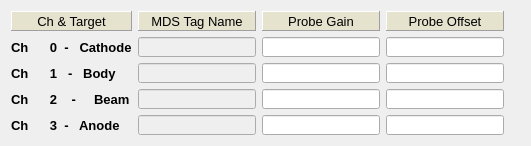
   <widget class="QWidget" name="layoutWidget_2" >
    <property name="geometry" >
     <rect>
      <x>5</x>
      <y>10</y>
      <width>531</width>
      <height>126</height>
     </rect>
    </property>
    <layout class="QGridLayout" >
     <item row="0" column="0" >
      <widget class="QLabel" name="label_41" >
       <property name="minimumSize" >
        <size>
         <width>0</width>
         <height>20</height>
        </size>
       </property>
       <property name="maximumSize" >
        <size>
         <width>200</width>
         <height>20</height>
        </size>
       </property>
       <property name="palette" >
        <palette>
         <active>
          <colorrole role="Base" >
           <brush brushstyle="SolidPattern" >
            <color alpha="255" >
             <red>255</red>
             <green>255</green>
             <blue>127</blue>
            </color>
           </brush>
          </colorrole>
          <colorrole role="Window" >
           <brush brushstyle="SolidPattern" >
            <color alpha="255" >
             <red>229</red>
             <green>226</green>
             <blue>206</blue>
            </color>
           </brush>
          </colorrole>
          <colorrole role="Shadow" >
           <brush brushstyle="SolidPattern" >
            <color alpha="255" >
             <red>127</red>
             <green>129</green>
             <blue>107</blue>
            </color>
           </brush>
          </colorrole>
         </active>
         <inactive>
          <colorrole role="Base" >
           <brush brushstyle="SolidPattern" >
            <color alpha="255" >
             <red>255</red>
             <green>255</green>
             <blue>255</blue>
            </color>
           </brush>
          </colorrole>
          <colorrole role="Window" >
           <brush brushstyle="SolidPattern" >
            <color alpha="255" >
             <red>229</red>
             <green>226</green>
             <blue>206</blue>
            </color>
           </brush>
          </colorrole>
          <colorrole role="Shadow" >
           <brush brushstyle="SolidPattern" >
            <color alpha="255" >
             <red>127</red>
             <green>129</green>
             <blue>107</blue>
            </color>
           </brush>
          </colorrole>
         </inactive>
         <disabled>
          <colorrole role="Base" >
           <brush brushstyle="SolidPattern" >
            <color alpha="255" >
             <red>229</red>
             <green>226</green>
             <blue>206</blue>
            </color>
           </brush>
          </colorrole>
          <colorrole role="Window" >
           <brush brushstyle="SolidPattern" >
            <color alpha="255" >
             <red>229</red>
             <green>226</green>
             <blue>206</blue>
            </color>
           </brush>
          </colorrole>
          <colorrole role="Shadow" >
           <brush brushstyle="SolidPattern" >
            <color alpha="255" >
             <red>127</red>
             <green>129</green>
             <blue>107</blue>
            </color>
           </brush>
          </colorrole>
         </disabled>
        </palette>
       </property>
       <property name="font" >
        <font>
         <pointsize>10</pointsize>
         <weight>50</weight>
         <bold>false</bold>
        </font>
       </property>
       <property name="autoFillBackground" >
        <bool>true</bool>
       </property>
       <property name="frameShape" >
        <enum>QFrame::Panel</enum>
       </property>
       <property name="frameShadow" >
        <enum>QFrame::Raised</enum>
       </property>
       <property name="lineWidth" >
        <number>1</number>
       </property>
       <property name="text" >
        <string>Ch &amp; Target</string>
       </property>
       <property name="alignment" >
        <set>Qt::AlignCenter</set>
       </property>
      </widget>
     </item>
     <item row="0" column="1" >
      <widget class="QLabel" name="label_30" >
       <property name="minimumSize" >
        <size>
         <width>0</width>
         <height>20</height>
        </size>
       </property>
       <property name="maximumSize" >
        <size>
         <width>200</width>
         <height>20</height>
        </size>
       </property>
       <property name="palette" >
        <palette>
         <active>
          <colorrole role="Base" >
           <brush brushstyle="SolidPattern" >
            <color alpha="255" >
             <red>255</red>
             <green>255</green>
             <blue>127</blue>
            </color>
           </brush>
          </colorrole>
          <colorrole role="Window" >
           <brush brushstyle="SolidPattern" >
            <color alpha="255" >
             <red>229</red>
             <green>226</green>
             <blue>206</blue>
            </color>
           </brush>
          </colorrole>
          <colorrole role="Shadow" >
           <brush brushstyle="SolidPattern" >
            <color alpha="255" >
             <red>127</red>
             <green>129</green>
             <blue>107</blue>
            </color>
           </brush>
          </colorrole>
         </active>
         <inactive>
          <colorrole role="Base" >
           <brush brushstyle="SolidPattern" >
            <color alpha="255" >
             <red>255</red>
             <green>255</green>
             <blue>255</blue>
            </color>
           </brush>
          </colorrole>
          <colorrole role="Window" >
           <brush brushstyle="SolidPattern" >
            <color alpha="255" >
             <red>229</red>
             <green>226</green>
             <blue>206</blue>
            </color>
           </brush>
          </colorrole>
          <colorrole role="Shadow" >
           <brush brushstyle="SolidPattern" >
            <color alpha="255" >
             <red>127</red>
             <green>129</green>
             <blue>107</blue>
            </color>
           </brush>
          </colorrole>
         </inactive>
         <disabled>
          <colorrole role="Base" >
           <brush brushstyle="SolidPattern" >
            <color alpha="255" >
             <red>229</red>
             <green>226</green>
             <blue>206</blue>
            </color>
           </brush>
          </colorrole>
          <colorrole role="Window" >
           <brush brushstyle="SolidPattern" >
            <color alpha="255" >
             <red>229</red>
             <green>226</green>
             <blue>206</blue>
            </color>
           </brush>
          </colorrole>
          <colorrole role="Shadow" >
           <brush brushstyle="SolidPattern" >
            <color alpha="255" >
             <red>127</red>
             <green>129</green>
             <blue>107</blue>
            </color>
           </brush>
          </colorrole>
         </disabled>
        </palette>
       </property>
       <property name="font" >
        <font>
         <pointsize>10</pointsize>
         <weight>50</weight>
         <bold>false</bold>
        </font>
       </property>
       <property name="autoFillBackground" >
        <bool>true</bool>
       </property>
       <property name="frameShape" >
        <enum>QFrame::Panel</enum>
       </property>
       <property name="frameShadow" >
        <enum>QFrame::Raised</enum>
       </property>
       <property name="lineWidth" >
        <number>1</number>
       </property>
       <property name="text" >
        <string>MDS Tag Name</string>
       </property>
       <property name="alignment" >
        <set>Qt::AlignCenter</set>
       </property>
      </widget>
     </item>
     <item row="0" column="2" >
      <widget class="QLabel" name="label_28" >
       <property name="minimumSize" >
        <size>
         <width>0</width>
         <height>20</height>
        </size>
       </property>
       <property name="maximumSize" >
        <size>
         <width>200</width>
         <height>20</height>
        </size>
       </property>
       <property name="palette" >
        <palette>
         <active>
          <colorrole role="Base" >
           <brush brushstyle="SolidPattern" >
            <color alpha="255" >
             <red>255</red>
             <green>255</green>
             <blue>127</blue>
            </color>
           </brush>
          </colorrole>
          <colorrole role="Window" >
           <brush brushstyle="SolidPattern" >
            <color alpha="255" >
             <red>229</red>
             <green>226</green>
             <blue>206</blue>
            </color>
           </brush>
          </colorrole>
          <colorrole role="Shadow" >
           <brush brushstyle="SolidPattern" >
            <color alpha="255" >
             <red>127</red>
             <green>129</green>
             <blue>107</blue>
            </color>
           </brush>
          </colorrole>
         </active>
         <inactive>
          <colorrole role="Base" >
           <brush brushstyle="SolidPattern" >
            <color alpha="255" >
             <red>255</red>
             <green>255</green>
             <blue>255</blue>
            </color>
           </brush>
          </colorrole>
          <colorrole role="Window" >
           <brush brushstyle="SolidPattern" >
            <color alpha="255" >
             <red>229</red>
             <green>226</green>
             <blue>206</blue>
            </color>
           </brush>
          </colorrole>
          <colorrole role="Shadow" >
           <brush brushstyle="SolidPattern" >
            <color alpha="255" >
             <red>127</red>
             <green>129</green>
             <blue>107</blue>
            </color>
           </brush>
          </colorrole>
         </inactive>
         <disabled>
          <colorrole role="Base" >
           <brush brushstyle="SolidPattern" >
            <color alpha="255" >
             <red>229</red>
             <green>226</green>
             <blue>206</blue>
            </color>
           </brush>
          </colorrole>
          <colorrole role="Window" >
           <brush brushstyle="SolidPattern" >
            <color alpha="255" >
             <red>229</red>
             <green>226</green>
             <blue>206</blue>
            </color>
           </brush>
          </colorrole>
          <colorrole role="Shadow" >
           <brush brushstyle="SolidPattern" >
            <color alpha="255" >
             <red>127</red>
             <green>129</green>
             <blue>107</blue>
            </color>
           </brush>
          </colorrole>
         </disabled>
        </palette>
       </property>
       <property name="font" >
        <font>
         <pointsize>10</pointsize>
         <weight>50</weight>
         <bold>false</bold>
        </font>
       </property>
       <property name="autoFillBackground" >
        <bool>true</bool>
       </property>
       <property name="frameShape" >
        <enum>QFrame::Panel</enum>
       </property>
       <property name="frameShadow" >
        <enum>QFrame::Raised</enum>
       </property>
       <property name="lineWidth" >
        <number>1</number>
       </property>
       <property name="text" >
        <string>Probe Gain</string>
       </property>
       <property name="alignment" >
        <set>Qt::AlignCenter</set>
       </property>
      </widget>
     </item>
     <item row="0" column="3" >
      <widget class="QLabel" name="label_29" >
       <property name="minimumSize" >
        <size>
         <width>0</width>
         <height>20</height>
        </size>
       </property>
       <property name="maximumSize" >
        <size>
         <width>200</width>
         <height>20</height>
        </size>
       </property>
       <property name="palette" >
        <palette>
         <active>
          <colorrole role="Base" >
           <brush brushstyle="SolidPattern" >
            <color alpha="255" >
             <red>255</red>
             <green>255</green>
             <blue>127</blue>
            </color>
           </brush>
          </colorrole>
          <colorrole role="Window" >
           <brush brushstyle="SolidPattern" >
            <color alpha="255" >
             <red>229</red>
             <green>226</green>
             <blue>206</blue>
            </color>
           </brush>
          </colorrole>
          <colorrole role="Shadow" >
           <brush brushstyle="SolidPattern" >
            <color alpha="255" >
             <red>127</red>
             <green>129</green>
             <blue>107</blue>
            </color>
           </brush>
          </colorrole>
         </active>
         <inactive>
          <colorrole role="Base" >
           <brush brushstyle="SolidPattern" >
            <color alpha="255" >
             <red>255</red>
             <green>255</green>
             <blue>255</blue>
            </color>
           </brush>
          </colorrole>
          <colorrole role="Window" >
           <brush brushstyle="SolidPattern" >
            <color alpha="255" >
             <red>229</red>
             <green>226</green>
             <blue>206</blue>
            </color>
           </brush>
          </colorrole>
          <colorrole role="Shadow" >
           <brush brushstyle="SolidPattern" >
            <color alpha="255" >
             <red>127</red>
             <green>129</green>
             <blue>107</blue>
            </color>
           </brush>
          </colorrole>
         </inactive>
         <disabled>
          <colorrole role="Base" >
           <brush brushstyle="SolidPattern" >
            <color alpha="255" >
             <red>229</red>
             <green>226</green>
             <blue>206</blue>
            </color>
           </brush>
          </colorrole>
          <colorrole role="Window" >
           <brush brushstyle="SolidPattern" >
            <color alpha="255" >
             <red>229</red>
             <green>226</green>
             <blue>206</blue>
            </color>
           </brush>
          </colorrole>
          <colorrole role="Shadow" >
           <brush brushstyle="SolidPattern" >
            <color alpha="255" >
             <red>127</red>
             <green>129</green>
             <blue>107</blue>
            </color>
           </brush>
          </colorrole>
         </disabled>
        </palette>
       </property>
       <property name="font" >
        <font>
         <pointsize>10</pointsize>
         <weight>50</weight>
         <bold>false</bold>
        </font>
       </property>
       <property name="autoFillBackground" >
        <bool>true</bool>
       </property>
       <property name="frameShape" >
        <enum>QFrame::Panel</enum>
       </property>
       <property name="frameShadow" >
        <enum>QFrame::Raised</enum>
       </property>
       <property name="lineWidth" >
        <number>1</number>
       </property>
       <property name="text" >
        <string>Probe Offset</string>
       </property>
       <property name="alignment" >
        <set>Qt::AlignCenter</set>
       </property>
      </widget>
     </item>
     <item row="0" column="4" >
      <spacer>
       <property name="orientation" >
        <enum>Qt::Horizontal</enum>
       </property>
       <property name="sizeHint" >
        <size>
         <width>40</width>
         <height>20</height>
        </size>
       </property>
      </spacer>
     </item>
     <item row="1" column="0" >
      <widget class="QLabel" name="label_31" >
       <property name="minimumSize" >
        <size>
         <width>0</width>
         <height>20</height>
        </size>
       </property>
       <property name="maximumSize" >
        <size>
         <width>200</width>
         <height>20</height>
        </size>
       </property>
       <property name="font" >
        <font>
         <pointsize>10</pointsize>
         <weight>75</weight>
         <bold>true</bold>
        </font>
       </property>
       <property name="layoutDirection" >
        <enum>Qt::LeftToRight</enum>
       </property>
       <property name="text" >
        <string>Ch      0  -   Cathode</string>
       </property>
       <property name="alignment" >
        <set>Qt::AlignLeading|Qt::AlignLeft|Qt::AlignVCenter</set>
       </property>
      </widget>
     </item>
     <item row="1" column="1" >
      <widget class="CALineEdit" name="caLineEdit_42" >
       <property name="enabled" >
        <bool>false</bool>
       </property>
       <property name="sizePolicy" >
        <sizepolicy vsizetype="Preferred" hsizetype="Preferred" >
         <horstretch>0</horstretch>
         <verstretch>0</verstretch>
        </sizepolicy>
       </property>
       <property name="minimumSize" >
        <size>
         <width>50</width>
         <height>20</height>
        </size>
       </property>
       <property name="maximumSize" >
        <size>
         <width>200</width>
         <height>20</height>
        </size>
       </property>
       <property name="font" >
        <font>
         <family>Sans Serif</family>
         <pointsize>10</pointsize>
         <weight>75</weight>
         <bold>true</bold>
        </font>
       </property>
       <property name="nuformat" stdset="0" >
        <enum>CALineEdit::Integer</enum>
       </property>
       <property name="pvname" >
        <string>ECH_MDS_NODE_CH00</string>
       </property>
       <property name="dbrequest" stdset="0" >
        <enum>CALineEdit::DBRGSTR</enum>
       </property>
      </widget>
     </item>
     <item row="1" column="2" >
      <widget class="CALineEdit" name="caLineEdit_16" >
       <property name="sizePolicy" >
        <sizepolicy vsizetype="Preferred" hsizetype="Expanding" >
         <horstretch>0</horstretch>
         <verstretch>0</verstretch>
        </sizepolicy>
       </property>
       <property name="minimumSize" >
        <size>
         <width>0</width>
         <height>20</height>
        </size>
       </property>
       <property name="maximumSize" >
        <size>
         <width>200</width>
         <height>20</height>
        </size>
       </property>
       <property name="font" >
        <font>
         <family>Sans Serif</family>
         <pointsize>10</pointsize>
         <weight>75</weight>
         <bold>true</bold>
        </font>
       </property>
       <property name="nuformat" stdset="0" >
        <enum>CALineEdit::RealThree</enum>
       </property>
       <property name="pvname" >
        <string>ECH_PROBE_GAIN_CH0</string>
       </property>
       <property name="dbrequest" stdset="0" >
        <enum>CALineEdit::DBRGDBL</enum>
       </property>
      </widget>
     </item>
     <item row="1" column="3" >
      <widget class="CALineEdit" name="caLineEdit_17" >
       <property name="sizePolicy" >
        <sizepolicy vsizetype="Preferred" hsizetype="Expanding" >
         <horstretch>0</horstretch>
         <verstretch>0</verstretch>
        </sizepolicy>
       </property>
       <property name="minimumSize" >
        <size>
         <width>0</width>
         <height>20</height>
        </size>
       </property>
       <property name="maximumSize" >
        <size>
         <width>200</width>
         <height>20</height>
        </size>
       </property>
       <property name="font" >
        <font>
         <family>Sans Serif</family>
         <pointsize>10</pointsize>
         <weight>75</weight>
         <bold>true</bold>
        </font>
       </property>
       <property name="nuformat" stdset="0" >
        <enum>CALineEdit::RealThree</enum>
       </property>
       <property name="pvname" >
        <string>ECH_PROBE_OFFSET_CH0</string>
       </property>
      </widget>
     </item>
     <item row="1" column="4" >
      <spacer>
       <property name="orientation" >
        <enum>Qt::Horizontal</enum>
       </property>
       <property name="sizeHint" >
        <size>
         <width>40</width>
         <height>20</height>
        </size>
       </property>
      </spacer>
     </item>
     <item row="2" column="0" >
      <widget class="QLabel" name="label_32" >
       <property name="minimumSize" >
        <size>
         <width>0</width>
         <height>20</height>
        </size>
       </property>
       <property name="maximumSize" >
        <size>
         <width>200</width>
         <height>20</height>
        </size>
       </property>
       <property name="font" >
        <font>
         <pointsize>10</pointsize>
         <weight>75</weight>
         <bold>true</bold>
        </font>
       </property>
       <property name="layoutDirection" >
        <enum>Qt::LeftToRight</enum>
       </property>
       <property name="text" >
        <string>Ch      1   -   Body </string>
       </property>
       <property name="alignment" >
        <set>Qt::AlignLeading|Qt::AlignLeft|Qt::AlignVCenter</set>
       </property>
      </widget>
     </item>
     <item row="2" column="1" >
      <widget class="CALineEdit" name="caLineEdit_39" >
       <property name="enabled" >
        <bool>false</bool>
       </property>
       <property name="sizePolicy" >
        <sizepolicy vsizetype="Preferred" hsizetype="Preferred" >
         <horstretch>0</horstretch>
         <verstretch>0</verstretch>
        </sizepolicy>
       </property>
       <property name="minimumSize" >
        <size>
         <width>0</width>
         <height>20</height>
        </size>
       </property>
       <property name="maximumSize" >
        <size>
         <width>200</width>
         <height>20</height>
        </size>
       </property>
       <property name="font" >
        <font>
         <family>Sans Serif</family>
         <pointsize>10</pointsize>
         <weight>75</weight>
         <bold>true</bold>
        </font>
       </property>
       <property name="nuformat" stdset="0" >
        <enum>CALineEdit::Integer</enum>
       </property>
       <property name="pvname" >
        <string>ECH_MDS_NODE_CH01</string>
       </property>
       <property name="dbrequest" stdset="0" >
        <enum>CALineEdit::DBRGSTR</enum>
       </property>
      </widget>
     </item>
     <item row="2" column="2" >
      <widget class="CALineEdit" name="caLineEdit_19" >
       <property name="sizePolicy" >
        <sizepolicy vsizetype="Preferred" hsizetype="Expanding" >
         <horstretch>0</horstretch>
         <verstretch>0</verstretch>
        </sizepolicy>
       </property>
       <property name="minimumSize" >
        <size>
         <width>0</width>
         <height>20</height>
        </size>
       </property>
       <property name="maximumSize" >
        <size>
         <width>200</width>
         <height>20</height>
        </size>
       </property>
       <property name="font" >
        <font>
         <family>Sans Serif</family>
         <pointsize>10</pointsize>
         <weight>75</weight>
         <bold>true</bold>
        </font>
       </property>
       <property name="nuformat" stdset="0" >
        <enum>CALineEdit::RealThree</enum>
       </property>
       <property name="pvname" >
        <string>ECH_PROBE_GAIN_CH1</string>
       </property>
      </widget>
     </item>
     <item row="2" column="3" >
      <widget class="CALineEdit" name="caLineEdit_18" >
       <property name="sizePolicy" >
        <sizepolicy vsizetype="Preferred" hsizetype="Expanding" >
         <horstretch>0</horstretch>
         <verstretch>0</verstretch>
        </sizepolicy>
       </property>
       <property name="minimumSize" >
        <size>
         <width>0</width>
         <height>20</height>
        </size>
       </property>
       <property name="maximumSize" >
        <size>
         <width>200</width>
         <height>20</height>
        </size>
       </property>
       <property name="font" >
        <font>
         <family>Sans Serif</family>
         <pointsize>10</pointsize>
         <weight>75</weight>
         <bold>true</bold>
        </font>
       </property>
       <property name="nuformat" stdset="0" >
        <enum>CALineEdit::RealThree</enum>
       </property>
       <property name="pvname" >
        <string>ECH_PROBE_OFFSET_CH1</string>
       </property>
      </widget>
     </item>
     <item row="2" column="4" >
      <spacer>
       <property name="orientation" >
        <enum>Qt::Horizontal</enum>
       </property>
       <property name="sizeHint" >
        <size>
         <width>40</width>
         <height>20</height>
        </size>
       </property>
      </spacer>
     </item>
     <item row="3" column="0" >
      <widget class="QLabel" name="label_33" >
       <property name="minimumSize" >
        <size>
         <width>0</width>
         <height>20</height>
        </size>
       </property>
       <property name="maximumSize" >
        <size>
         <width>200</width>
         <height>20</height>
        </size>
       </property>
       <property name="font" >
        <font>
         <pointsize>10</pointsize>
         <weight>75</weight>
         <bold>true</bold>
        </font>
       </property>
       <property name="layoutDirection" >
        <enum>Qt::LeftToRight</enum>
       </property>
       <property name="text" >
        <string>Ch      2    -     Beam</string>
       </property>
       <property name="alignment" >
        <set>Qt::AlignLeading|Qt::AlignLeft|Qt::AlignVCenter</set>
       </property>
      </widget>
     </item>
     <item row="3" column="1" >
      <widget class="CALineEdit" name="caLineEdit_37" >
       <property name="enabled" >
        <bool>false</bool>
       </property>
       <property name="sizePolicy" >
        <sizepolicy vsizetype="Preferred" hsizetype="Preferred" >
         <horstretch>0</horstretch>
         <verstretch>0</verstretch>
        </sizepolicy>
       </property>
       <property name="minimumSize" >
        <size>
         <width>0</width>
         <height>20</height>
        </size>
       </property>
       <property name="maximumSize" >
        <size>
         <width>200</width>
         <height>20</height>
        </size>
       </property>
       <property name="font" >
        <font>
         <family>Sans Serif</family>
         <pointsize>10</pointsize>
         <weight>75</weight>
         <bold>true</bold>
        </font>
       </property>
       <property name="nuformat" stdset="0" >
        <enum>CALineEdit::Integer</enum>
       </property>
       <property name="pvname" >
        <string>ECH_MDS_NODE_CH02</string>
       </property>
       <property name="dbrequest" stdset="0" >
        <enum>CALineEdit::DBRGSTR</enum>
       </property>
      </widget>
     </item>
     <item row="3" column="2" >
      <widget class="CALineEdit" name="caLineEdit_20" >
       <property name="sizePolicy" >
        <sizepolicy vsizetype="Preferred" hsizetype="Expanding" >
         <horstretch>0</horstretch>
         <verstretch>0</verstretch>
        </sizepolicy>
       </property>
       <property name="minimumSize" >
        <size>
         <width>0</width>
         <height>20</height>
        </size>
       </property>
       <property name="maximumSize" >
        <size>
         <width>200</width>
         <height>20</height>
        </size>
       </property>
       <property name="font" >
        <font>
         <family>Sans Serif</family>
         <pointsize>10</pointsize>
         <weight>75</weight>
         <bold>true</bold>
        </font>
       </property>
       <property name="nuformat" stdset="0" >
        <enum>CALineEdit::RealThree</enum>
       </property>
       <property name="pvname" >
        <string>ECH_PROBE_GAIN_CH2</string>
       </property>
      </widget>
     </item>
     <item row="3" column="3" >
      <widget class="CALineEdit" name="caLineEdit_21" >
       <property name="sizePolicy" >
        <sizepolicy vsizetype="Preferred" hsizetype="Expanding" >
         <horstretch>0</horstretch>
         <verstretch>0</verstretch>
        </sizepolicy>
       </property>
       <property name="minimumSize" >
        <size>
         <width>0</width>
         <height>20</height>
        </size>
       </property>
       <property name="maximumSize" >
        <size>
         <width>200</width>
         <height>20</height>
        </size>
       </property>
       <property name="font" >
        <font>
         <family>Sans Serif</family>
         <pointsize>10</pointsize>
         <weight>75</weight>
         <bold>true</bold>
        </font>
       </property>
       <property name="nuformat" stdset="0" >
        <enum>CALineEdit::RealThree</enum>
       </property>
       <property name="pvname" >
        <string>ECH_PROBE_OFFSET_CH2</string>
       </property>
      </widget>
     </item>
     <item row="3" column="4" >
      <spacer>
       <property name="orientation" >
        <enum>Qt::Horizontal</enum>
       </property>
       <property name="sizeHint" >
        <size>
         <width>40</width>
         <height>20</height>
        </size>
       </property>
      </spacer>
     </item>
     <item row="4" column="0" >
      <widget class="QLabel" name="label_34" >
       <property name="minimumSize" >
        <size>
         <width>0</width>
         <height>20</height>
        </size>
       </property>
       <property name="maximumSize" >
        <size>
         <width>200</width>
         <height>20</height>
        </size>
       </property>
       <property name="font" >
        <font>
         <pointsize>10</pointsize>
         <weight>75</weight>
         <bold>true</bold>
        </font>
       </property>
       <property name="layoutDirection" >
        <enum>Qt::LeftToRight</enum>
       </property>
       <property name="text" >
        <string>Ch      3  -   Anode</string>
       </property>
       <property name="alignment" >
        <set>Qt::AlignLeading|Qt::AlignLeft|Qt::AlignVCenter</set>
       </property>
      </widget>
     </item>
     <item row="4" column="1" >
      <widget class="CALineEdit" name="caLineEdit_43" >
       <property name="enabled" >
        <bool>false</bool>
       </property>
       <property name="sizePolicy" >
        <sizepolicy vsizetype="Preferred" hsizetype="Preferred" >
         <horstretch>0</horstretch>
         <verstretch>0</verstretch>
        </sizepolicy>
       </property>
       <property name="minimumSize" >
        <size>
         <width>0</width>
         <height>20</height>
        </size>
       </property>
       <property name="maximumSize" >
        <size>
         <width>200</width>
         <height>20</height>
        </size>
       </property>
       <property name="font" >
        <font>
         <family>Sans Serif</family>
         <pointsize>10</pointsize>
         <weight>75</weight>
         <bold>true</bold>
        </font>
       </property>
       <property name="nuformat" stdset="0" >
        <enum>CALineEdit::Integer</enum>
       </property>
       <property name="pvname" >
        <string>ECH_MDS_NODE_CH03</string>
       </property>
       <property name="dbrequest" stdset="0" >
        <enum>CALineEdit::DBRGSTR</enum>
       </property>
      </widget>
     </item>
     <item row="4" column="2" >
      <widget class="CALineEdit" name="caLineEdit_23" >
       <property name="sizePolicy" >
        <sizepolicy vsizetype="Preferred" hsizetype="Expanding" >
         <horstretch>0</horstretch>
         <verstretch>0</verstretch>
        </sizepolicy>
       </property>
       <property name="minimumSize" >
        <size>
         <width>0</width>
         <height>20</height>
        </size>
       </property>
       <property name="maximumSize" >
        <size>
         <width>200</width>
         <height>20</height>
        </size>
       </property>
       <property name="font" >
        <font>
         <family>Sans Serif</family>
         <pointsize>10</pointsize>
         <weight>75</weight>
         <bold>true</bold>
        </font>
       </property>
       <property name="nuformat" stdset="0" >
        <enum>CALineEdit::RealThree</enum>
       </property>
       <property name="pvname" >
        <string>ECH_PROBE_GAIN_CH3</string>
       </property>
      </widget>
     </item>
     <item row="4" column="3" >
      <widget class="CALineEdit" name="caLineEdit_22" >
       <property name="sizePolicy" >
        <sizepolicy vsizetype="Preferred" hsizetype="Expanding" >
         <horstretch>0</horstretch>
         <verstretch>0</verstretch>
        </sizepolicy>
       </property>
       <property name="minimumSize" >
        <size>
         <width>0</width>
         <height>20</height>
        </size>
       </property>
       <property name="maximumSize" >
        <size>
         <width>200</width>
         <height>20</height>
        </size>
       </property>
       <property name="font" >
        <font>
         <family>Sans Serif</family>
         <pointsize>10</pointsize>
         <weight>75</weight>
         <bold>true</bold>
        </font>
       </property>
       <property name="nuformat" stdset="0" >
        <enum>CALineEdit::RealThree</enum>
       </property>
       <property name="pvname" >
        <string>ECH_PROBE_OFFSET_CH3</string>
       </property>
      </widget>
     </item>
     <item row="4" column="4" >
      <spacer>
       <property name="orientation" >
        <enum>Qt::Horizontal</enum>
       </property>
       <property name="sizeHint" >
        <size>
         <width>40</width>
         <height>20</height>
        </size>
       </property>
      </spacer>
     </item>
    </layout>
   </widget>
